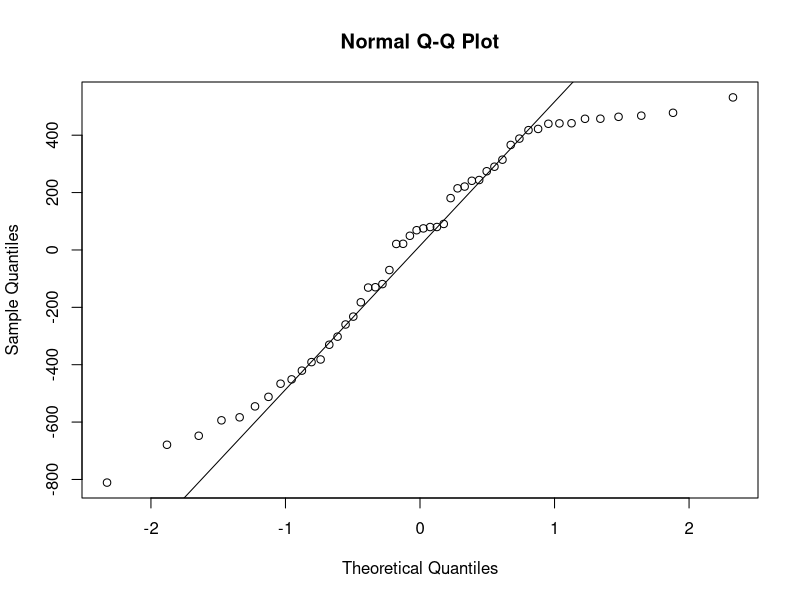
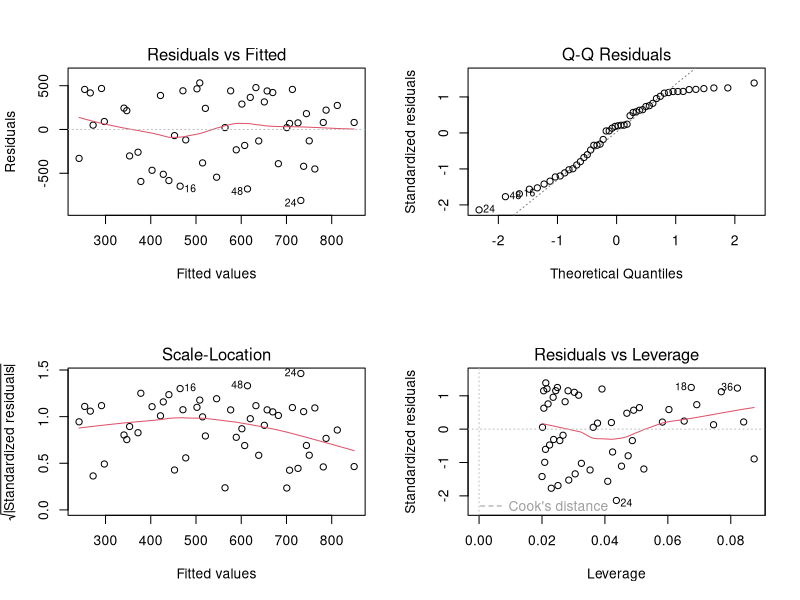

The R source for these figures, in order:


set.seed(666)
c1<-rbinom(1,size=1,prob = 0.95)
c1
c2<-rbinom(1,size=1,prob = 0.95)
c2
c3<-rbinom(1,size=1,prob = 0.95)
c3
c4<-rbinom(1,size=1,prob = 0.95)
c4
c5<-rbinom(1,size=1,prob = 0.95)
c5

chaves<-c(c1,c2,c3,c4,c5)
p<-0.9

chaves<-sample(0:1,size=5, prob=c(1-p,p), replace = T)

if(c3==1)
{
  S1<- c1+c2 - c1*c2
  S2<- c4+c5 - c4*c5
  S1*S2
}else{
  c1*c2*c4*c5
}

sistemaFunciona<-function(p)
{
  c1<-rbinom(1,size=1,prob = p)
  c2<-rbinom(1,size=1,prob = p)
  c3<-rbinom(1,size=1,prob = p)
  c4<-rbinom(1,size=1,prob = p)
  c5<-rbinom(1,size=1,prob = p)
  if(c3==1)
  {
    S1<- c1+c2 - c1*c2
    S2<- c4+c5 - c4*c5
    return(S1*S2)
  }else{
    return(c1*c2*c4*c5)
  }
}
sistemas<-replicate(10000,sistemaFunciona(0.9))
mean(sistemas)

# Exercício 3 da lista

Nmin<-function()
{
  u<-runif(1)
  soma<-u
  n<-1
  while(soma<1)
  {
    u<-runif(1)
    soma<-soma+u
    n<-n+1
  }
  return(n)
}
N<-replicate(100,Nmin())
mean(N)

N<-replicate(1000,Nmin())
mean(N)

N<-replicate(10000,Nmin())
mean(N)


#--------------------------


# Regressão Linear Multipla
set.seed(666)
x1.val<-seq(14,86,length.out=100)
x2.val<-seq(-56,456, length.out=100)

x1<-sample(x1.val, size=25, replace = F)
x2<-sample(x2.val, size=25, replace = F)

erro<-rnorm(25,mean = 0, sd=16)

b0<-150
b1<-(-4)
b2<-2.5

y<-b0+b1*x1+b2*x2 + erro


ml1<-lm(y~x1+x2)
ml1$coefficients




simulaRegressao<-function(x)
{
  b0<-150
  b1<-(-4)
  b2<-2.5
  x1<-sample(x1.val, size=25, replace = F)
  x2<-sample(x2.val, size=25, replace = F)
  erro<-rnorm(25,mean = 0, sd=16)
  y<- b0+b1*x1+b2*x2 + erro
  ml1<-lm(y~x1+x2)
  return(c(b=ml1$coefficients, sigma2=summary(ml1)$sigma))
}
matriz<-replicate(1000, expr = simulaRegressao())

matriz<-t(matriz)
colMeans(matriz)
str(matriz)
b0<-matriz[,1]
b1<-matriz[,2]
b2<-matriz[,3]
sigma2<-matriz[,4]

b0<-150
b1<-(-4)
b2<-2.5

x1<-sample(x1.val, size=50, replace = F)
x2<-sample(x2.val, size=50, replace = F)
erro<-rnorm(50,mean = 0, sd=16)
y<- b0+b1*x1+b2*x2 + erro
ml2<-lm(y~x1)
# O que acontece sem X2
qqnorm(ml2$residuals)
qqline(ml2$residuals)

par(mfrow=c(2,2))
plot(ml2)




# Agulha de Buffon

# Gerar uma uniforme entre 0 e 4
# Gera uma uniforme entre 0 e pi









